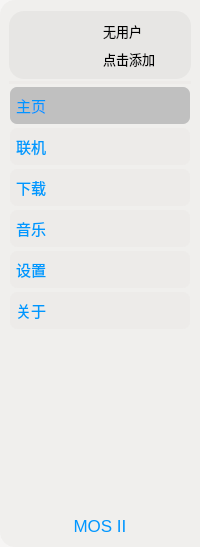
     <widget class="QWidget" name="widget_mos_left" native="true">
      <property name="sizePolicy">
       <sizepolicy hsizetype="Preferred" vsizetype="Preferred">
        <horstretch>0</horstretch>
        <verstretch>0</verstretch>
       </sizepolicy>
      </property>
      <property name="autoFillBackground">
       <bool>false</bool>
      </property>
      <property name="styleSheet">
       <string notr="true">QWidget
{
	background-color: rgba(231, 230, 228,100);
	border-bottom-left-radius:15px;
	border-top-left-radius:15px;
	font-size: 13px;
}
#widget_mos_left_top
{
	background-color: rgb(231, 230, 228);
	border-style:none;
	border-radius:15px;
}
#widget_mos_left_top::hover
{
	background-color: rgba(0, 150, 255, 51);
}
#widget_mos_left_top::pressed
{
	background-color: rgba(0, 150, 255, 51);
}
QPushButton
{
	color: blue;
	height:35px;
	color: rgb(0, 150, 255);
	background-position: left;
	text-align: left;
	padding-right:15px;
	padding-left:5px;
	font-size: 15px;
	border-style:none;
	border-radius:8px;
	border:2px solid rgba(229, 228, 226,0);
}
QPushButton::hover
{
	background-color: rgb(192, 192, 192);
}
QPushButton::pressed
{
	border:2px solid rgb(0, 150, 255);
}

#pushButton_home
{
	color: blue;
	height:35px;
	color: rgb(0, 150, 255);
	background-position: left;
	text-align: left;
	padding-right:15px;
	padding-left:5px;
	font-size: 15px;
	border-style:none;
	border-radius:8px;
	border:2px solid rgba(229, 228, 226,0);background-color: rgb(192, 192, 192);
}
#pushButton_home::hover
{
	background-color: rgb(192, 192, 192);
}
#pushButton_home::pressed
{
	border:2px solid rgb(0, 150, 255);
}</string>
      </property>
      <layout class="QVBoxLayout" name="verticalLayout_2">
       <property name="spacing">
        <number>2</number>
       </property>
       <property name="leftMargin">
        <number>9</number>
       </property>
       <property name="rightMargin">
        <number>9</number>
       </property>
       <item>
        <widget class="QWidget" name="widget_mos_left_top" native="true">
         <property name="styleSheet">
          <string notr="true">QWidget
{
	background-color: rgb(231, 230, 228);
	border-style:none;
	border-radius:15px;
}
QWidget::hover
{
	background-color: rgba(0, 150, 255, 51);
}
QWidget::pressed
{
	background-color: rgba(0, 150, 255, 51);
}
QPushButton
{
	background-position: left;
	text-align: left;
	padding-right:0px;
	padding-left:0px;
}
</string>
         </property>
         <layout class="QGridLayout" name="gridLayout_4">
          <item row="1" column="1">
           <widget class="QLabel" name="label_mos_left_top_add">
            <property name="styleSheet">
             <string notr="true">background-color: rgba(255, 255, 255, 0);</string>
            </property>
            <property name="text">
             <string>点击添加</string>
            </property>
           </widget>
          </item>
          <item row="0" column="0" rowspan="2">
           <widget class="QPushButton" name="pushButton_mos_left_top">
            <property name="styleSheet">
             <string notr="true">width:50px;height:50px;border-radius: 23px;background-color: rgba(255, 255, 255, 0);</string>
            </property>
            <property name="text">
             <string/>
            </property>
            <property name="icon">
             <iconset>
              <normaloff>../picture/ico.png</normaloff>../picture/ico.png</iconset>
            </property>
            <property name="iconSize">
             <size>
              <width>50</width>
              <height>50</height>
             </size>
            </property>
           </widget>
          </item>
          <item row="0" column="1">
           <widget class="QLabel" name="label_mos_left_top_user">
            <property name="styleSheet">
             <string notr="true">background-color: rgba(255, 255, 255, 0);</string>
            </property>
            <property name="text">
             <string>无用户</string>
            </property>
           </widget>
          </item>
         </layout>
        </widget>
       </item>
       <item>
        <widget class="Line" name="line_2">
         <property name="orientation">
          <enum>Qt::Horizontal</enum>
         </property>
        </widget>
       </item>
       <item>
        <widget class="QPushButton" name="pushButton_home">
         <property name="minimumSize">
          <size>
           <width>150</width>
           <height>0</height>
          </size>
         </property>
         <property name="focusPolicy">
          <enum>Qt::TabFocus</enum>
         </property>
         <property name="layoutDirection">
          <enum>Qt::LeftToRight</enum>
         </property>
         <property name="styleSheet">
          <string notr="true"/>
         </property>
         <property name="text">
          <string>主页</string>
         </property>
         <property name="icon">
          <iconset>
           <normaloff>../picture/home.png</normaloff>../picture/home.png</iconset>
         </property>
         <property name="iconSize">
          <size>
           <width>20</width>
           <height>20</height>
          </size>
         </property>
        </widget>
       </item>
       <item>
        <widget class="QPushButton" name="pushButton_lianji">
         <property name="minimumSize">
          <size>
           <width>150</width>
           <height>0</height>
          </size>
         </property>
         <property name="styleSheet">
          <string notr="true"/>
         </property>
         <property name="text">
          <string>联机</string>
         </property>
         <property name="icon">
          <iconset>
           <normaloff>../picture/online.png</normaloff>../picture/online.png</iconset>
         </property>
         <property name="iconSize">
          <size>
           <width>20</width>
           <height>20</height>
          </size>
         </property>
        </widget>
       </item>
       <item>
        <widget class="QPushButton" name="pushButton_xiazai">
         <property name="minimumSize">
          <size>
           <width>150</width>
           <height>0</height>
          </size>
         </property>
         <property name="styleSheet">
          <string notr="true"/>
         </property>
         <property name="text">
          <string>下载</string>
         </property>
         <property name="icon">
          <iconset>
           <normaloff>../picture/download.png</normaloff>../picture/download.png</iconset>
         </property>
         <property name="iconSize">
          <size>
           <width>20</width>
           <height>20</height>
          </size>
         </property>
        </widget>
       </item>
       <item>
        <widget class="QPushButton" name="pushButton_music">
         <property name="minimumSize">
          <size>
           <width>150</width>
           <height>0</height>
          </size>
         </property>
         <property name="styleSheet">
          <string notr="true"/>
         </property>
         <property name="text">
          <string>音乐</string>
         </property>
         <property name="icon">
          <iconset>
           <normaloff>../picture/music.png</normaloff>../picture/music.png</iconset>
         </property>
         <property name="iconSize">
          <size>
           <width>20</width>
           <height>20</height>
          </size>
         </property>
        </widget>
       </item>
       <item>
        <widget class="QPushButton" name="pushButton_shezhi">
         <property name="minimumSize">
          <size>
           <width>150</width>
           <height>0</height>
          </size>
         </property>
         <property name="styleSheet">
          <string notr="true"/>
         </property>
         <property name="text">
          <string>设置</string>
         </property>
         <property name="icon">
          <iconset>
           <normaloff>../picture/settings.png</normaloff>../picture/settings.png</iconset>
         </property>
         <property name="iconSize">
          <size>
           <width>20</width>
           <height>20</height>
          </size>
         </property>
        </widget>
       </item>
       <item>
        <widget class="QPushButton" name="pushButton_about">
         <property name="minimumSize">
          <size>
           <width>150</width>
           <height>0</height>
          </size>
         </property>
         <property name="styleSheet">
          <string notr="true"/>
         </property>
         <property name="text">
          <string>关于</string>
         </property>
         <property name="icon">
          <iconset>
           <normaloff>../picture/about.png</normaloff>../picture/about.png</iconset>
         </property>
         <property name="iconSize">
          <size>
           <width>20</width>
           <height>20</height>
          </size>
         </property>
        </widget>
       </item>
       <item>
        <spacer name="verticalSpacer_11">
         <property name="orientation">
          <enum>Qt::Vertical</enum>
         </property>
         <property name="sizeHint" stdset="0">
          <size>
           <width>20</width>
           <height>184</height>
          </size>
         </property>
        </spacer>
       </item>
       <item>
        <widget class="QLabel" name="label_mosll">
         <property name="styleSheet">
          <string notr="true">color: rgb(0, 150, 255);font-size: 17px;font: 75 17pt &quot;Yuanti SC&quot;;background-color: rgba(240, 239, 238,0);</string>
         </property>
         <property name="text">
          <string>MOS II</string>
         </property>
         <property name="alignment">
          <set>Qt::AlignCenter</set>
         </property>
        </widget>
       </item>
      </layout>
     </widget>
